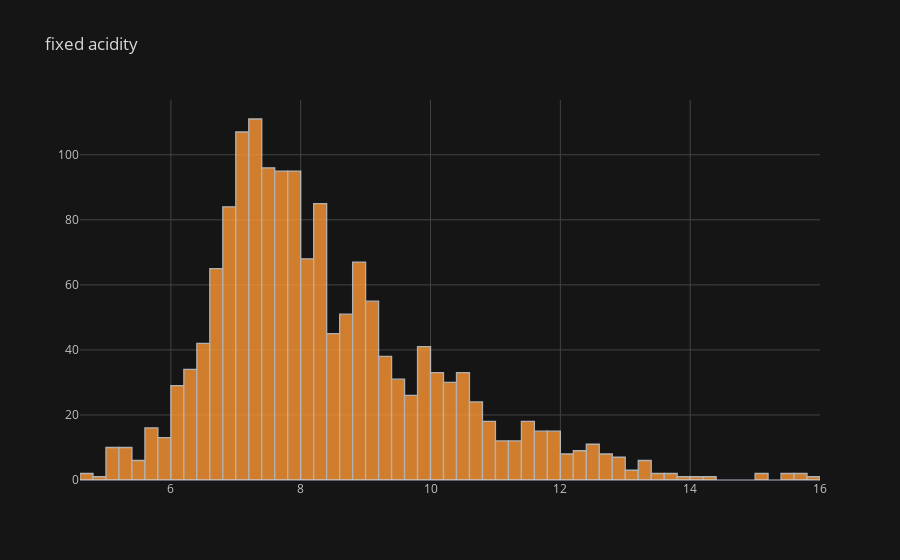
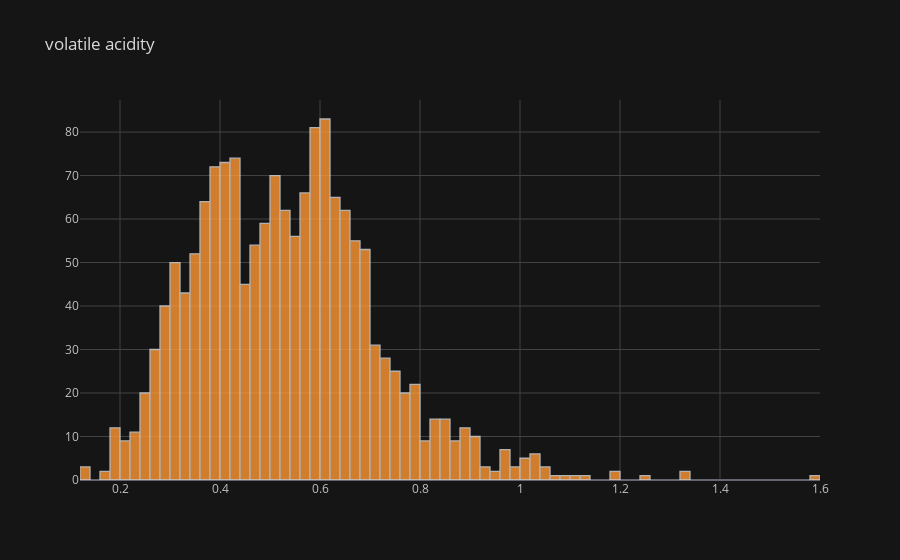
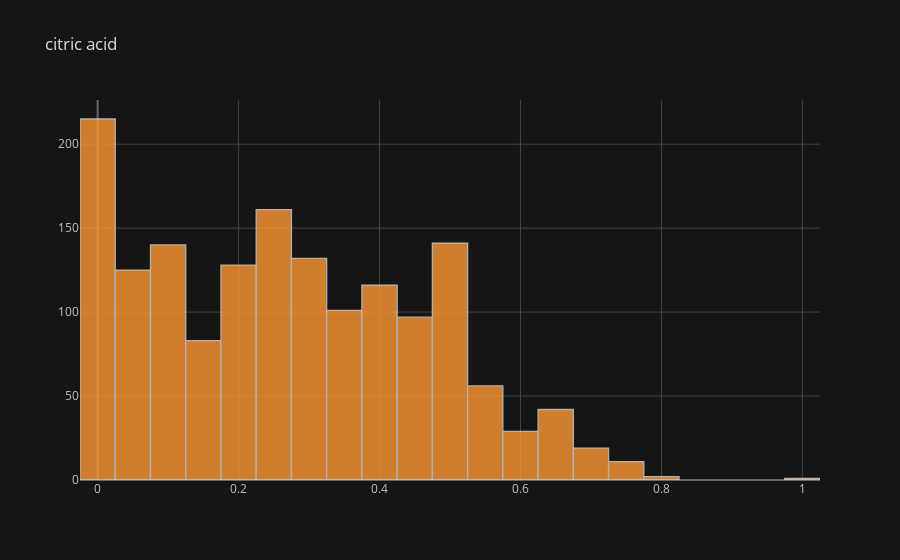
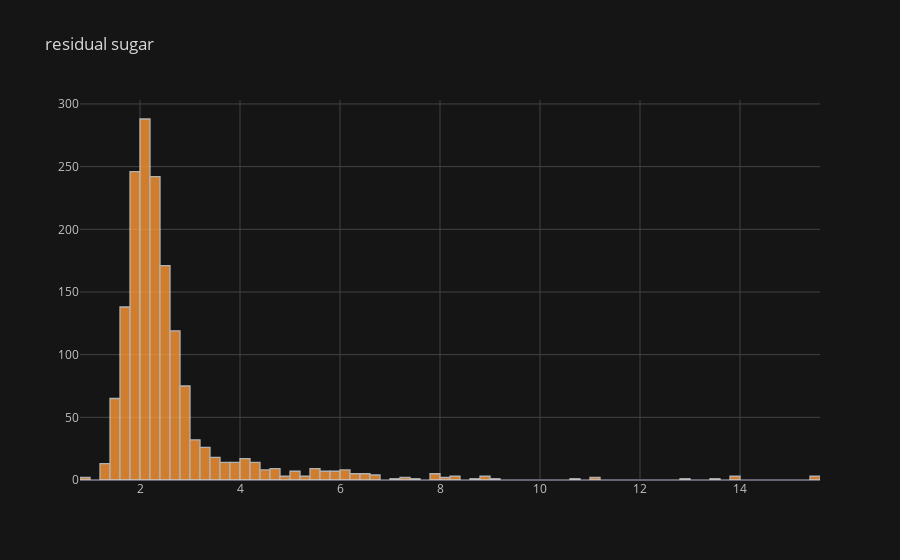

The notebook cell saved with these charts, in order:
### Markdown cell above
### Análisis continuo

### Code cell
for feature in ls_cont:
    df[feature] = df[feature].astype(float)
    display(df[feature].iplot(kind="hist", theme="solar", title=feature))

### Figure 1 — Plotly figure (JSON) as saved in the notebook; plotly's stock layout.template omitted (floating-point values rounded to 4 significant figures; data arrays with more than 128 entries replaced by an {"elided": "..."} marker saying what was removed)
{"data": [{"histfunc": "count", "histnorm": "", "marker": {"color": "rgba(255, 153, 51, 1.0)", "line": {"color": "#D9D9D9", "width": 1.3}}, "name": "fixed acidity", "opacity": 0.8, "orientation": "v", "type": "histogram", "x": {"elided": "1599 float values"}}], "layout": {"autosize": true, "barmode": "overlay", "legend": {"bgcolor": "#151516", "font": {"color": "#D9D9D9"}}, "paper_bgcolor": "#151516", "plot_bgcolor": "#151516", "title": {"font": {"color": "#D9D9D9"}, "text": "fixed acidity"}, "xaxis": {"autorange": true, "gridcolor": "#434343", "range": [4.6, 16], "showgrid": true, "tickfont": {"color": "#C2C2C2"}, "title": {"font": {"color": "#D9D9D9"}, "text": ""}, "type": "linear", "zerolinecolor": "#666570"}, "yaxis": {"autorange": true, "gridcolor": "#434343", "range": [0, 116.8], "showgrid": true, "tickfont": {"color": "#C2C2C2"}, "title": {"font": {"color": "#D9D9D9"}, "text": ""}, "zerolinecolor": "#666570"}}}

### Figure 2 — Plotly figure (JSON) as saved in the notebook; plotly's stock layout.template omitted (floating-point values rounded to 4 significant figures; data arrays with more than 128 entries replaced by an {"elided": "..."} marker saying what was removed)
{"data": [{"histfunc": "count", "histnorm": "", "marker": {"color": "rgba(255, 153, 51, 1.0)", "line": {"color": "#D9D9D9", "width": 1.3}}, "name": "volatile acidity", "opacity": 0.8, "orientation": "v", "type": "histogram", "x": {"elided": "1599 float values"}}], "layout": {"autosize": true, "barmode": "overlay", "legend": {"bgcolor": "#151516", "font": {"color": "#D9D9D9"}}, "paper_bgcolor": "#151516", "plot_bgcolor": "#151516", "title": {"font": {"color": "#D9D9D9"}, "text": "volatile acidity"}, "xaxis": {"autorange": true, "gridcolor": "#434343", "range": [0.12, 1.6], "showgrid": true, "tickfont": {"color": "#C2C2C2"}, "title": {"font": {"color": "#D9D9D9"}, "text": ""}, "type": "linear", "zerolinecolor": "#666570"}, "yaxis": {"autorange": true, "gridcolor": "#434343", "range": [0, 87.37], "showgrid": true, "tickfont": {"color": "#C2C2C2"}, "title": {"font": {"color": "#D9D9D9"}, "text": ""}, "zerolinecolor": "#666570"}}}

### Figure 3 — Plotly figure (JSON) as saved in the notebook; plotly's stock layout.template omitted (floating-point values rounded to 4 significant figures; data arrays with more than 128 entries replaced by an {"elided": "..."} marker saying what was removed)
{"data": [{"histfunc": "count", "histnorm": "", "marker": {"color": "rgba(255, 153, 51, 1.0)", "line": {"color": "#D9D9D9", "width": 1.3}}, "name": "citric acid", "opacity": 0.8, "orientation": "v", "type": "histogram", "x": {"elided": "1599 float values"}}], "layout": {"autosize": true, "barmode": "overlay", "legend": {"bgcolor": "#151516", "font": {"color": "#D9D9D9"}}, "paper_bgcolor": "#151516", "plot_bgcolor": "#151516", "title": {"font": {"color": "#D9D9D9"}, "text": "citric acid"}, "xaxis": {"autorange": true, "gridcolor": "#434343", "range": [-0.025, 1.025], "showgrid": true, "tickfont": {"color": "#C2C2C2"}, "title": {"font": {"color": "#D9D9D9"}, "text": ""}, "type": "linear", "zerolinecolor": "#666570"}, "yaxis": {"autorange": true, "gridcolor": "#434343", "range": [0, 226.3], "showgrid": true, "tickfont": {"color": "#C2C2C2"}, "title": {"font": {"color": "#D9D9D9"}, "text": ""}, "zerolinecolor": "#666570"}}}

### Figure 4 — Plotly figure (JSON) as saved in the notebook; plotly's stock layout.template omitted (floating-point values rounded to 4 significant figures; data arrays with more than 128 entries replaced by an {"elided": "..."} marker saying what was removed)
{"data": [{"histfunc": "count", "histnorm": "", "marker": {"color": "rgba(255, 153, 51, 1.0)", "line": {"color": "#D9D9D9", "width": 1.3}}, "name": "residual sugar", "opacity": 0.8, "orientation": "v", "type": "histogram", "x": {"elided": "1599 float values"}}], "layout": {"autosize": true, "barmode": "overlay", "legend": {"bgcolor": "#151516", "font": {"color": "#D9D9D9"}}, "paper_bgcolor": "#151516", "plot_bgcolor": "#151516", "title": {"font": {"color": "#D9D9D9"}, "text": "residual sugar"}, "xaxis": {"autorange": true, "gridcolor": "#434343", "range": [0.8, 15.6], "showgrid": true, "tickfont": {"color": "#C2C2C2"}, "title": {"font": {"color": "#D9D9D9"}, "text": ""}, "type": "linear", "zerolinecolor": "#666570"}, "yaxis": {"autorange": true, "gridcolor": "#434343", "range": [0, 303.2], "showgrid": true, "tickfont": {"color": "#C2C2C2"}, "title": {"font": {"color": "#D9D9D9"}, "text": ""}, "zerolinecolor": "#666570"}}}
